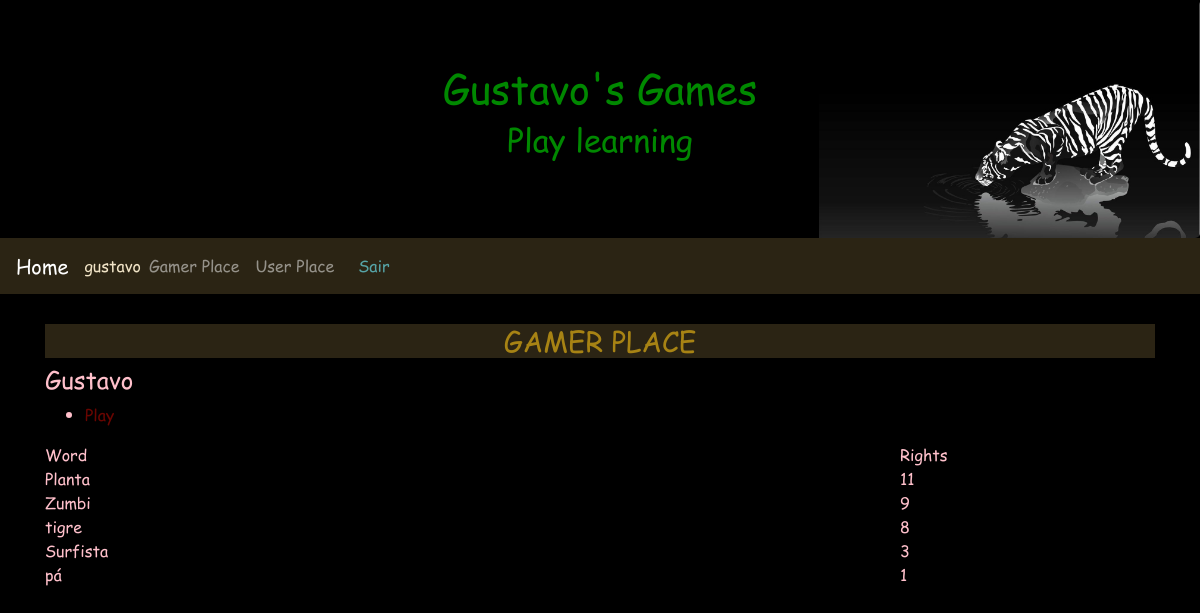
Screenshot of /gamerplace/5 (signed in) with the database file from the repository.
### gameplace/models.py (models this page shows, shortened)
class Gamer(models.Model):
    user      = models.ForeignKey(settings.AUTH_USER_MODEL, verbose_name='User', on_delete=models.CASCADE)
    master    = models.ForeignKey(Master, verbose_name='Master', on_delete=models.CASCADE)
    nickname  = models.CharField('Nick', max_length=200)
    avatar    = models.ImageField('Avatar', upload_to='images/', max_length=500, null=True, blank=True)
    created = models.DateTimeField('Created', auto_now_add=True)
    modified = models.DateTimeField('Modified', auto_now=True)
    class Meta:
        verbose_name        = 'Gamer'
        verbose_name_plural = 'Gamers'
    def getRights(self):
        return self.right_set.filter(user=self.user)

### words/models.py (models this page shows, shortened)
class Right(models.Model):
    user   = models.ForeignKey(settings.AUTH_USER_MODEL, verbose_name='User', on_delete=models.CASCADE)
    gamer  = models.ForeignKey(Gamer, verbose_name='Gamer', on_delete=models.CASCADE)
    word   = models.ForeignKey(Word, verbose_name='Word', on_delete=models.CASCADE)
    number = models.IntegerField('Rights', default=0)
    created = models.DateTimeField('Created', auto_now_add=True)
    modified = models.DateTimeField('Modified', auto_now=True)
    class Meta:
        verbose_name        = 'Right'
        verbose_name_plural = 'Rights'
        unique_together = [['user', 'gamer', 'word']]

class Word(models.Model):
    gamer  = models.ForeignKey(Gamer, verbose_name='Gamer', on_delete=models.CASCADE, null=True, blank=True)
    word   = models.CharField('Word', max_length=200)
    image  = models.ImageField('Image', upload_to='images/', max_length=500, null=True, blank=True)
    created = models.DateTimeField('Created', auto_now_add=True)
    modified = models.DateTimeField('Modified', auto_now=True)
    class Meta:
        verbose_name        = 'Word'
        verbose_name_plural = 'Words'
    def __str__(self):
        return self.word

### gamerplace/views.py (the view)
# urls.py: path('', TemplateView.as_view(template_name='access/index.html'), name='index'),
class index(LoginRequiredMixin, DetailView):
    template_name = 'gamerplace/index.html'
    model = Gamer
    def get_object(self):
        return get_object_or_404(Gamer, user=self.request.user, pk=self.kwargs['pk'])

### gamerplace/templates/gamerplace/index.html (shortened to what this page needs)
{% extends 'base.html' %}
{% load widget_tweaks %}
{% block content %}
<header>
  <h3>GAMER PLACE</h3>
</header>
<article class="">
  <h4>{{object.nickname}}</h4>
  <ul>
    <li><a href="{% url 'gameplace:dragletter' object.pk %}">Play</a></li>
  </ul>
</article>
<aside class="">
  <div class="row">
    <div class="col-9">
      Word
    </div>
    <div class="col-3">
      Rights
    </div>
  </div>
  {% for right in object.getRights %}
    <div class="row">
      <div class="col-9">
        {{right.word}}
      </div>
      <div class="col-3">
        {{right.number}}
      </div>
    </div>
  {% endfor %}
</aside>
{% endblock %}

### base/templates/base.html (shortened to what this page needs)
{% load static %}
<!DOCTYPE html>
<html lang="pt-br">
<head>
<link rel="stylesheet" href="https://maxcdn.bootstrapcdn.com/bootstrap/4.1.0/css/bootstrap.min.css">
 <link rel="stylesheet" href="{% static 'style/style.css' %}" />
</head>
<body>
<div class="jumbotron text-center" style="margin-bottom:0">
 <h1>Gustavo's Games</h1>
 <h2>Play learning</h2>
</div>
<nav class="navbar navbar-expand-sm navbar-dark">
 <a class="navbar-brand" href="{% url 'indexredirect' %}">Home</a>
 <div class="collapse navbar-collapse" id="collapsibleNavbar">
   <div class="nav-item">
      {% if user.is_authenticated %}
        <span class="nav-brand glyphicon glyphicon-log-in">{{user}}</span>
    </div>
    <div class="">
      <ul class="navbar-nav">
        {% if user.gamer_set.all.0 %}
          <li class="nav-item">
            <a class="nav-link" href="{% url 'indexredirect' %}">Gamer Place</a>
          </li>
        {% endif %}
        <li class="nav-item">
          <a class="nav-link" href="{% url 'access:index' %}">User Place</a>
        </li>
      </ul>
    </div>
    <div class="nav-item">
        <a id="logout" class="nav-link" href=" {% url 'access:logout' %} ">Sair</a>
      {% else %}
        <a id="login" class="nav-link" href="{% url 'access:login' %}">Entrar</a>
    </div>
    <div class="nav-item">
        <a id="novousuario" class="nav-link" href="{% url 'access:newuser' %}">Novo</a>
      {% endif %}
    </div>
 </div>
</nav>
<div class="container margin-top" style="margin-top:30px">
{% block content %}
{% endblock %}
</div>
</body>
</html>

### base/static/style/style.css (style rules this page uses)
body { background-color: black; color: pink; font-family: comic; }
body a { color: #690500; }
.jumbotron { background-image: url('../images/background.jpg'); background-repeat: no-repeat; background-size: contain; background-position: right; background-color: black; color: #008800; text-shadow: 2px 2px 1px #000000, -2px -2px 1px #000000; }
nav { background-color: #2b2414; color: #f0e3c6; }
nav a { color: #56a3a6; }
header { background-color: #2b2414; color: #a78314; }
header h1, h2, h3 { text-align: center; }

### rows the page displays
Gamer: nickname "Gustavo"
Right: word "Planta", number "11"
Right: word "Zumbi", number "9"
Right: word "tigre", number "8"
Right: word "Surfista", number "3"
Right: word "pá", number "1"

### other values shown
{{ user }} "gustavo"
